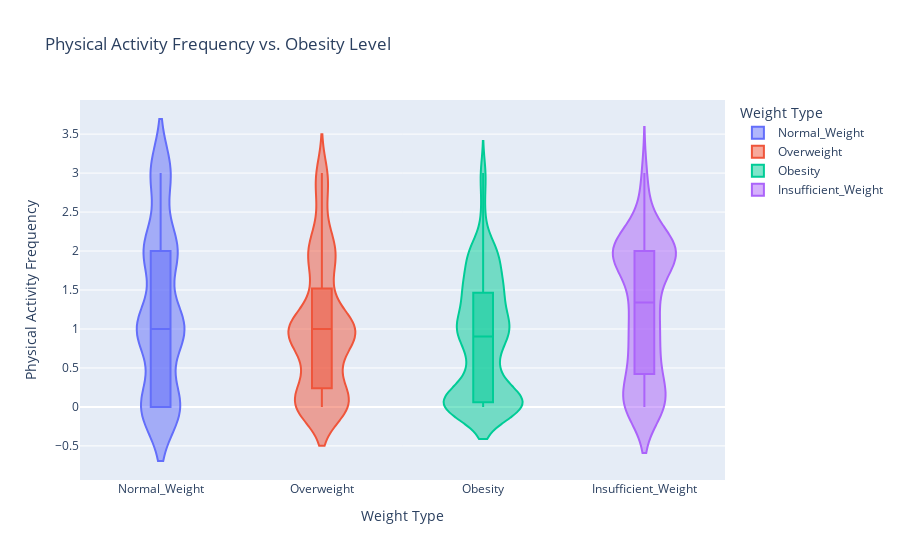

Here is the notebook cell this chart was saved with:
### Code cell
fig = px.violin(df, 
                x='Short_Weight_Type', 
                y='FAF', 
                color='Short_Weight_Type', 
                box=True, 
                title='Physical Activity Frequency vs. Obesity Level',
                labels={'FAF': 'Physical Activity Frequency',
                        'Short_Weight_Type' : 'Weight Type'})

fig.show()

### Figure 1 — Plotly figure (JSON) as saved in the notebook; plotly's stock layout.template omitted (floating-point values rounded to 4 significant figures; data arrays with more than 128 entries replaced by an {"elided": "..."} marker saying what was removed)
{"data": [{"alignmentgroup": "True", "box": {"visible": true}, "hovertemplate": "Weight Type=%{x}<br>Physical Activity Frequency=%{y}<extra></extra>", "legendgroup": "Normal_Weight", "marker": {"color": "#636efa"}, "name": "Normal_Weight", "offsetgroup": "Normal_Weight", "orientation": "v", "scalegroup": "True", "showlegend": true, "type": "violin", "x": {"elided": "287 str values"}, "x0": " ", "xaxis": "x", "y": {"elided": "287 int values"}, "y0": " ", "yaxis": "y"}, {"alignmentgroup": "True", "box": {"visible": true}, "hovertemplate": "Weight Type=%{x}<br>Physical Activity Frequency=%{y}<extra></extra>", "legendgroup": "Overweight", "marker": {"color": "#EF553B"}, "name": "Overweight", "offsetgroup": "Overweight", "orientation": "v", "scalegroup": "True", "showlegend": true, "type": "violin", "x": {"elided": "580 str values"}, "x0": " ", "xaxis": "x", "y": {"elided": "580 float values"}, "y0": " ", "yaxis": "y"}, {"alignmentgroup": "True", "box": {"visible": true}, "hovertemplate": "Weight Type=%{x}<br>Physical Activity Frequency=%{y}<extra></extra>", "legendgroup": "Obesity", "marker": {"color": "#00cc96"}, "name": "Obesity", "offsetgroup": "Obesity", "orientation": "v", "scalegroup": "True", "showlegend": true, "type": "violin", "x": {"elided": "972 str values"}, "x0": " ", "xaxis": "x", "y": {"elided": "972 float values"}, "y0": " ", "yaxis": "y"}, {"alignmentgroup": "True", "box": {"visible": true}, "hovertemplate": "Weight Type=%{x}<br>Physical Activity Frequency=%{y}<extra></extra>", "legendgroup": "Insufficient_Weight", "marker": {"color": "#ab63fa"}, "name": "Insufficient_Weight", "offsetgroup": "Insufficient_Weight", "orientation": "v", "scalegroup": "True", "showlegend": true, "type": "violin", "x": {"elided": "272 str values"}, "x0": " ", "xaxis": "x", "y": {"elided": "272 float values"}, "y0": " ", "yaxis": "y"}], "layout": {"legend": {"title": {"text": "Weight Type"}, "tracegroupgap": 0}, "title": {"text": "Physical Activity Frequency vs. Obesity Level"}, "violinmode": "overlay", "xaxis": {"anchor": "y", "categoryarray": ["Normal_Weight", "Overweight", "Obesity", "Insufficient_Weight"], "categoryorder": "array", "domain": [0, 1], "title": {"text": "Weight Type"}}, "yaxis": {"anchor": "x", "domain": [0, 1], "title": {"text": "Physical Activity Frequency"}}}}
